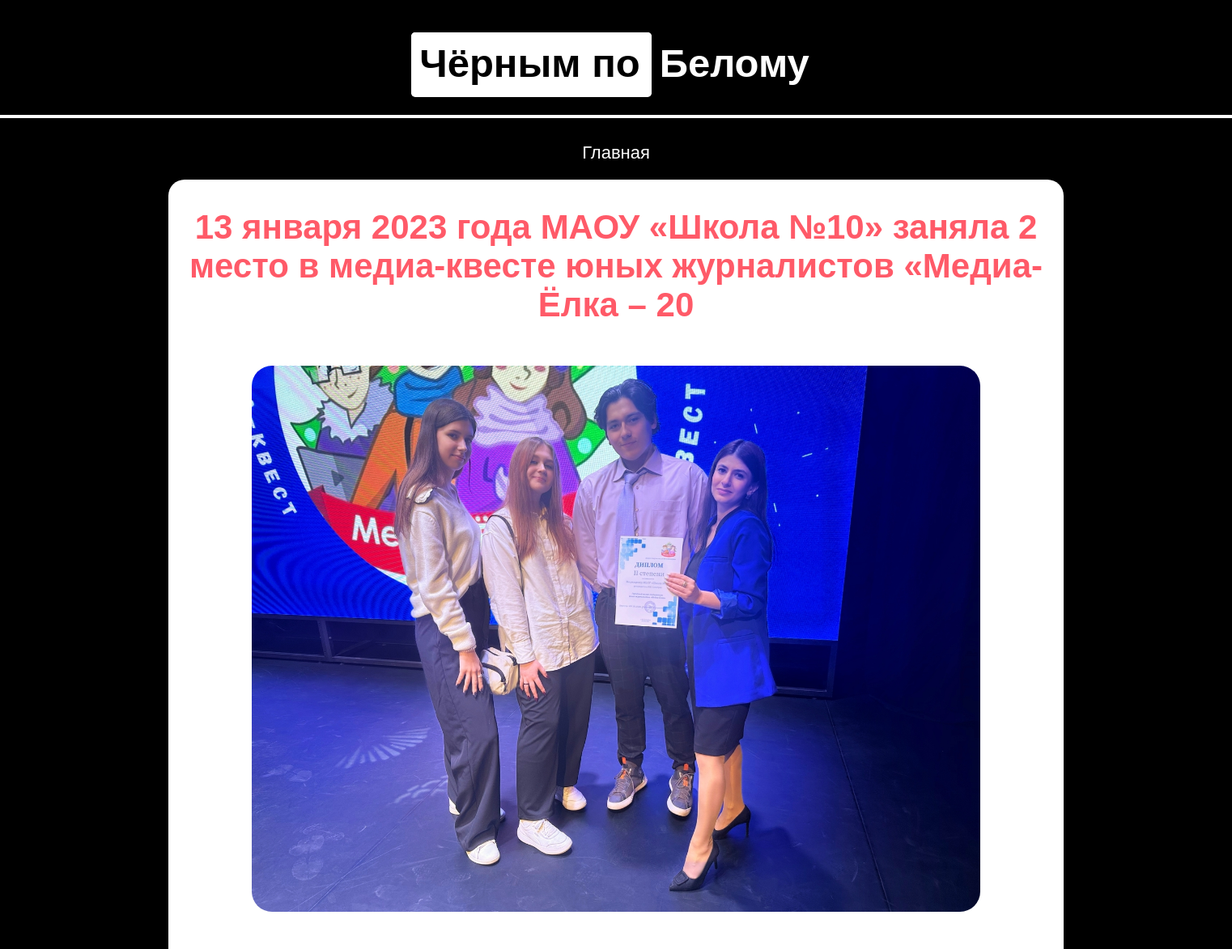
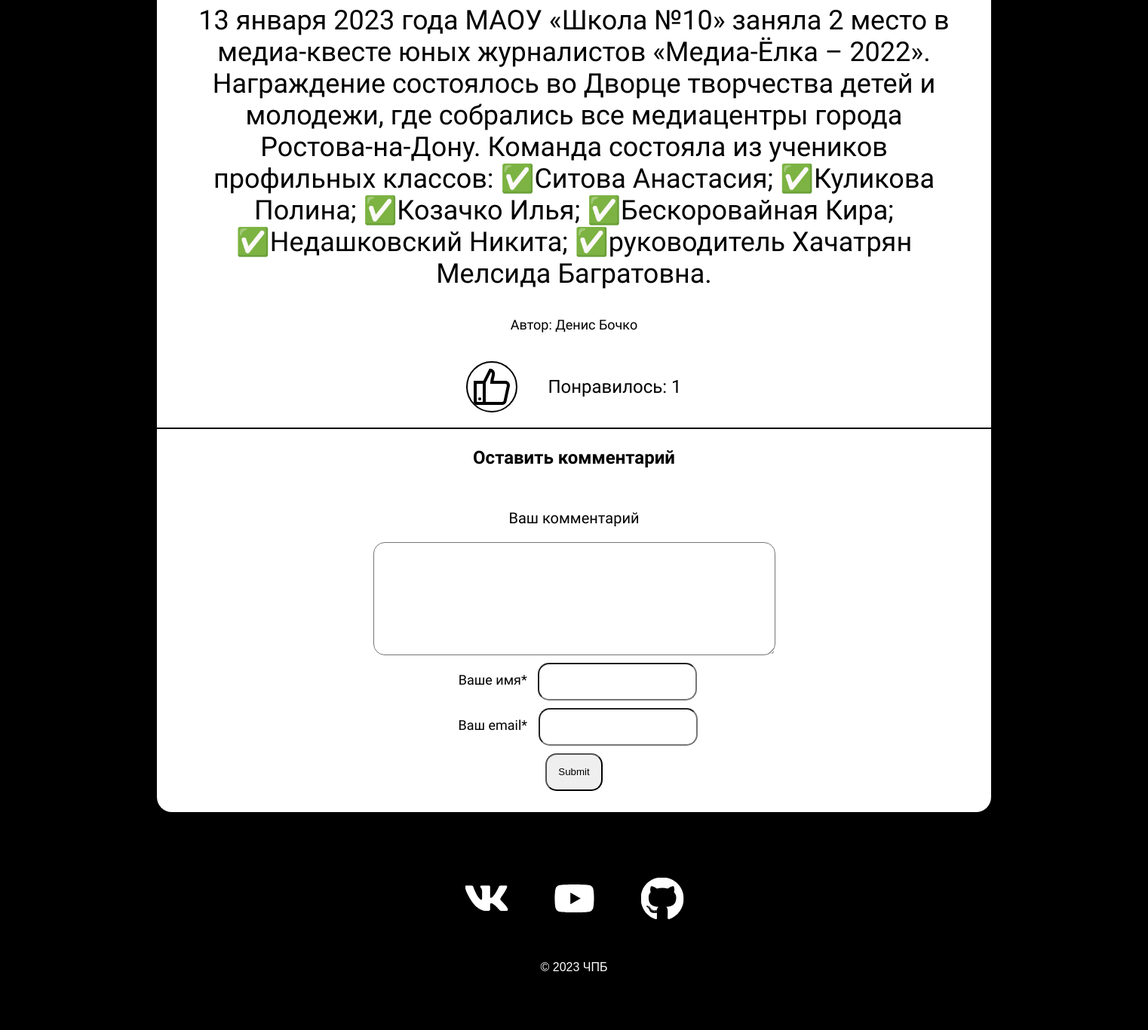
/6/, run on the app's committed database (2 pictures, top to bottom).
### blog/models.py (models this page shows, shortened)
class Post(models.Model):
    title = models.CharField('Заголовок записи', max_length=100)
    description = models.TextField('Текст записи')
    author = models.CharField('Имя автора', max_length=100)
    date = models.DateField('Дата публикации')
    img = models.ImageField('Изображение', upload_to='image/%Y')
    class Meta:
        verbose_name = 'Запись'
        verbose_name_plural = 'Записи'

### blog/views.py (the view)
# urls.py: path('<int:pk>/', views.PostDetail.as_view()),
class PostDetail(View):
    def get(self, request, pk):
        post = Post.objects.get(id=pk)
        return render(request, 'blog/blog_detail.html', {'post': post})

### templates/blog/blog_detail.html (shortened to what this page needs)
{% load static %}
<html lang="ru">
<head>
	<link rel="stylesheet" href="{% static 'css/styledetail.css' %}" type="text/css" media="all" />
</head>
<body>
<div class="page">
    <header>
	    <div class="logo" >
		    <a href="/" class="link_logo">
			    <div class="box1">
				    <div class="text-1">Чёрным по</div>
			    </div>
		    </a>
		    <a href="/" class="link_logo">
			    <div class="box2">
				    <div class="text-2">Белому</div>
			    </div>
		    </a>
	    </div>
	    <div class="border_logo"></div>
	</header>
	<nav>
		<a href="/" class="link_nav">Главная</a>
	</nav>
	<main>
		<div class="projects">
			<h2>{{ post.title }}</h2>
			<p>
				<img src="{{ post.img.url }}" alt=""/>
			</p>
			<div class="item_description">
				<div class="text_description">
					<p>{{ post.description }}</p>
					<p id="p222">Автор: {{ post.author }} </p>
				</div>
			</div>
		</div>
			<div class="likes">
				<br>
				<a href="{% url 'add_likes' post.id %}"><img src="{% static 'images/icons/like64.png' %}" alt=""/></a>
				<br>
				<p>Понравилось: {{ post.likes_set.all.count }}</p>
			</div>
			<div class="form-comment">
				<h3>Оставить комментарий</h3>
				<div>
					<form action="{% url 'add_comments' post.id%}" method="post">
						<div>
							<p>Ваш комментарий</p>
							<textarea name="text_comments"></textarea>
						</div>
						<div>
							<label>Ваше имя*</label>
							<input type="text" name="name">
						</div>
						<div>
							<label>Ваш email*</label>
							<input type="email" name="email">
						</div>
						<div>
							<input type="submit">
						</div>
					</form>
				</div>
			</div>
	</main>
    <footer class="footer">
        <div class="container_footer">
            <div class="footer_wrapper">
                <ul class="social">
                    <li class="social_item"><a href="https://vk.com/school10_rostov" target="_blank"><img class="img_footer" src="{% static '/images/icons/vk.svg' %}" alt="Link"></a></li>
                    <li class="social_item"><a href="https://www.youtube.com/@ExtremeCode" target="_blank"><img class="img_footer" src="{% static '/images/icons/youtube.svg' %}" alt="Link"></a></li>
                    <li class="social_item"><a href="https://github.com/DenisBochko/Black-on-White-django.git" target="_blank"><img class="img_footer" src="{% static '/images/icons/gitHub.svg' %}" alt="Link"></a></li>
                </ul>
                <div class="copyright">
                    <p>© 2023 ЧПБ</p>
                </div>
            </div>
        </div>
    </footer>
</div>
</body>
</html>

### static/css/styledetail.css (style rules this page uses)
@media screen and (max-width: 1920px) { html { overflow-x: hidden; scroll-behavior: smooth; padding: 0; margin: 0; } }
@media screen and (max-width: 1920px) { body { font-family: Arial, sans-serif; background-color: black; } }
@media screen and (max-width: 1920px) { .page { display: flex; flex-direction: column; min-height: 100vh; } }
@media screen and (max-width: 1920px) { header { margin: 10px 0px; padding: 20px; display: flex; flex-direction: column; align-items: center; } }
@media screen and (max-width: 1920px) { .logo { padding: 2px; display: flex; justify-content: center; } }
@media screen and (max-width: 1920px) { .link_logo { color: black; text-decoration: none; } }
@media screen and (max-width: 1920px) { .box1 { background-color: white; height: 80px; width: 296.45px; overflow: hidden; border-radius: 5px; } }
@media screen and (max-width: 1920px) { .text-1 { font-weight: bold; font-size: 49px; background-color: white; padding: 10px; } }
@media screen and (max-width: 1920px) { .box2 { background-color: black; height: 80px; width: 209.09px; overflow: hidden; } }
@media screen and (max-width: 1920px) { .text-2 { font-weight: bold; font-size: 49px; color: white; padding: 10px; } }
@media screen and (max-width: 1920px) { .border_logo { border:2px solid white; margin-top: 20px; height: 0px; width: 300px; animation: scaler 1s 0s forwards ease-in-out; } }
@media screen and (max-width: 1920px) { nav { font-size: 22px; display: flex; flex-direction: row; justify-content: space-evenly; } }
@media screen and (max-width: 1920px) { nav a { color: white; text-decoration: none; background-image: linear-gradient(currentColor, currentColor); background-position: 0% 100%; background-repeat: no-repeat; background-size: 0% 2px; transition: background-size .3s; } }
@media screen and (max-width: 1920px) { main { background-color:white; margin: 20px 200px; border-radius: 20px; } }
@media screen and (max-width: 1920px) { .projects { display: flex; flex-direction: column; text-align:center; align-items:center; } }
@media screen and (max-width: 1920px) { .projects h2 { color:#FF5A68; font-size: 42px; } }
@media screen and (max-width: 1920px) { .projects img { width:900px; border-radius:25px; } }
@media screen and (max-width: 1920px) { .item_description { width:1000px; } }
@media screen and (max-width: 1920px) { .text_description p { font-family: 'Sofia Sans Semi Condensed', sans-serif; font-size: 36px; } }
@media screen and (max-width: 1920px) { #p222 { font-family: 'Sofia Sans Semi Condensed', sans-serif; font-size: 18px; } }
@media screen and (max-width: 1920px) { .likes { display: flex; flex-direction: row; text-align:center; align-items:center; justify-content: center; } }
@media screen and (max-width: 1920px) { .likes img { border: 2px solid black; border-radius: 50%; margin:20px; } }
@media screen and (max-width: 1920px) { .likes p { font-family: 'Sofia Sans Semi Condensed', sans-serif; font-size: 24px; margin:20px; } }
@media screen and (max-width: 1920px) { .form-comment { font-family: 'Sofia Sans Semi Condensed', sans-serif; font-size: 18px; display: flex; flex-direction: column; text-align:center; border-top: 2px solid black; } }
@media screen and (max-width: 1920px) { .form-comment h3 { font-size: 24px; } }
@media screen and (max-width: 1920px) { .form-comment p { font-size: 20px; } }
@media screen and (max-width: 1920px) { .form-comment label { margin:10px; } }
@media screen and (max-width: 1920px) { .form-comment input { border-radius: 15px; padding: 15px; height: 50px; weight: 250px; } }
@media screen and (max-width: 1920px) { .form-comment textarea { border-radius: 15px; padding: 15px; height: 150px; width: 50%; resize: vertical; } }
@media screen and (max-width: 1920px) { .form-comment div { margin: 10px; } }
@media screen and (max-width: 1920px) { .footer { padding: 60px 0 50px; background-color: #000; color: #ffffff; } }
@media screen and (max-width: 1920px) { .footer_wrapper { display: flex; flex-direction: column; align-items: center; row-gap: 27px; } }
@media screen and (max-width: 1920px) { .social { display: flex; align-items: center; column-gap: 70px; padding-left: 0; } }
@media screen and (max-width: 1920px) { .social_item { list-style-type: none; } }
@media screen and (max-width: 1920px) { .copyright { font-size: 16px; } }
@media screen and (max-width: 1920px) { .img_footer { transform: scale(1.5); } }

### data on the page
Post: title "13 января 2023 года МАОУ «Школа №10» заняла 2 место в медиа-квесте юных журналистов «Медиа-Ёлка – 20", img (picture), description "13 января 2023 года МАОУ «Школа №10» заняла 2 место в медиа-квесте юных журналистов «Медиа-Ёлка – 2022». Награждение состоялось во Дворце творчества детей и молодежи, где собрались все медиацентры города Ростова-на-Дону. Команда состояла из учеников профильных классов: ✅Ситова Анастасия; ✅Куликова Полина; ✅Козачко Илья; ✅Бескоровайная Кира; ✅Недашковский Никита; ✅руководитель Хачатрян Мелсида Багратовна.", author "Денис Бочко", likes_set.all.count "1"
